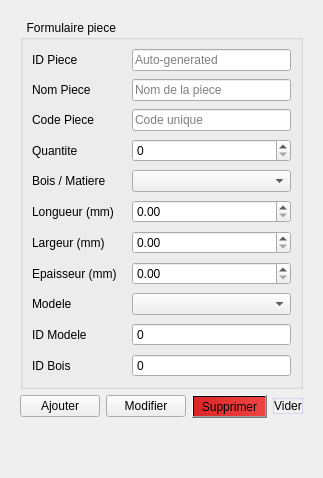
          <widget class="QWidget" name="tab_pc_form">
           <attribute name="title">
            <string>Ajouter / Modifier une piece</string>
           </attribute>
           <layout class="QVBoxLayout" name="vl_pc_form">
            <property name="leftMargin">
             <number>20</number>
            </property>
            <property name="topMargin">
             <number>20</number>
            </property>
            <property name="rightMargin">
             <number>20</number>
            </property>
            <property name="bottomMargin">
             <number>20</number>
            </property>
            <item>
             <widget class="QGroupBox" name="gf_pc">
              <property name="title">
               <string>  Formulaire piece</string>
              </property>
              <layout class="QGridLayout" name="fl_pc">
               <property name="horizontalSpacing">
                <number>15</number>
               </property>
               <property name="verticalSpacing">
                <number>8</number>
               </property>
               <item row="0" column="0">
                <widget class="QLabel" name="lp0">
                 <property name="text">
                  <string>ID Piece</string>
                 </property>
                </widget>
               </item>
               <item row="0" column="1">
                <widget class="QLineEdit" name="pc_id">
                 <property name="maxLength">
                  <number>10</number>
                 </property>
                 <property name="readOnly">
                  <bool>true</bool>
                 </property>
                 <property name="placeholderText">
                  <string>Auto-generated</string>
                 </property>
                </widget>
               </item>
               <item row="1" column="0">
                <widget class="QLabel" name="lp1">
                 <property name="text">
                  <string>Nom Piece</string>
                 </property>
                </widget>
               </item>
               <item row="1" column="1">
                <widget class="QLineEdit" name="pc_nom">
                 <property name="maxLength">
                  <number>100</number>
                 </property>
                 <property name="placeholderText">
                  <string>Nom de la piece</string>
                 </property>
                </widget>
               </item>
               <item row="2" column="0">
                <widget class="QLabel" name="lp2">
                 <property name="text">
                  <string>Code Piece</string>
                 </property>
                </widget>
               </item>
               <item row="2" column="1">
                <widget class="QLineEdit" name="pc_code">
                 <property name="maxLength">
                  <number>50</number>
                 </property>
                 <property name="placeholderText">
                  <string>Code unique</string>
                 </property>
                </widget>
               </item>
               <item row="3" column="0">
                <widget class="QLabel" name="lp3">
                 <property name="text">
                  <string>Quantite</string>
                 </property>
                </widget>
               </item>
               <item row="3" column="1">
                <widget class="QSpinBox" name="pc_qty">
                 <property name="maximum">
                  <number>999999</number>
                 </property>
                </widget>
               </item>
               <item row="4" column="0">
                <widget class="QLabel" name="lp4">
                 <property name="text">
                  <string>Bois / Matiere</string>
                 </property>
                </widget>
               </item>
               <item row="4" column="1">
                <widget class="QComboBox" name="pc_matiere"/>
               </item>
               <item row="5" column="0">
                <widget class="QLabel" name="lp5">
                 <property name="text">
                  <string>Longueur (mm)</string>
                 </property>
                </widget>
               </item>
               <item row="5" column="1">
                <widget class="QDoubleSpinBox" name="pc_long">
                 <property name="decimals">
                  <number>2</number>
                 </property>
                 <property name="maximum">
                  <double>99999.990000000005239</double>
                 </property>
                </widget>
               </item>
               <item row="6" column="0">
                <widget class="QLabel" name="lp6">
                 <property name="text">
                  <string>Largeur (mm)</string>
                 </property>
                </widget>
               </item>
               <item row="6" column="1">
                <widget class="QDoubleSpinBox" name="pc_larg">
                 <property name="decimals">
                  <number>2</number>
                 </property>
                 <property name="maximum">
                  <double>99999.990000000005239</double>
                 </property>
                </widget>
               </item>
               <item row="7" column="0">
                <widget class="QLabel" name="lp7">
                 <property name="text">
                  <string>Epaisseur (mm)</string>
                 </property>
                </widget>
               </item>
               <item row="7" column="1">
                <widget class="QDoubleSpinBox" name="pc_epais">
                 <property name="decimals">
                  <number>2</number>
                 </property>
                 <property name="maximum">
                  <double>99999.990000000005239</double>
                 </property>
                </widget>
               </item>
               <item row="8" column="0">
                <widget class="QLabel" name="lp8">
                 <property name="text">
                  <string>Modele</string>
                 </property>
                </widget>
               </item>
               <item row="8" column="1">
                <widget class="QComboBox" name="pc_modele"/>
               </item>
               <item row="9" column="0">
                <widget class="QLabel" name="lp9">
                 <property name="text">
                  <string>ID Modele</string>
                 </property>
                </widget>
               </item>
               <item row="9" column="1">
                <widget class="QSpinBox" name="pc_idModele">
                 <property name="readOnly">
                  <bool>true</bool>
                 </property>
                 <property name="buttonSymbols">
                  <enum>QAbstractSpinBox::ButtonSymbols::NoButtons</enum>
                 </property>
                 <property name="minimum">
                  <number>0</number>
                 </property>
                 <property name="maximum">
                  <number>999999</number>
                 </property>
                </widget>
               </item>
               <item row="10" column="0">
                <widget class="QLabel" name="lp10">
                 <property name="text">
                  <string>ID Bois</string>
                 </property>
                </widget>
               </item>
               <item row="10" column="1">
                <widget class="QSpinBox" name="pc_idBois">
                 <property name="readOnly">
                  <bool>true</bool>
                 </property>
                 <property name="buttonSymbols">
                  <enum>QAbstractSpinBox::ButtonSymbols::NoButtons</enum>
                 </property>
                 <property name="minimum">
                  <number>0</number>
                 </property>
                 <property name="maximum">
                  <number>999999</number>
                 </property>
                </widget>
               </item>
              </layout>
             </widget>
            </item>
            <item>
             <layout class="QHBoxLayout" name="bl_pc">
              <item>
               <widget class="QPushButton" name="btn_pc_add">
                <property name="text">
                 <string>Ajouter</string>
                </property>
               </widget>
              </item>
              <item>
               <widget class="QPushButton" name="btn_pc_edit">
                <property name="text">
                 <string>Modifier</string>
                </property>
               </widget>
              </item>
              <item>
               <widget class="QPushButton" name="btn_pc_del">
                <property name="styleSheet">
                 <string notr="true">background:qlineargradient(x1:0,y1:0,x2:1,y2:0,stop:0 #dc2626,stop:1 #ef4444);</string>
                </property>
                <property name="text">
                 <string>Supprimer</string>
                </property>
               </widget>
              </item>
              <item>
               <widget class="QPushButton" name="btn_pc_clr">
                <property name="styleSheet">
                 <string notr="true">background:rgba(255,255,255,0.08);border:1px solid rgba(99,102,241,0.2);</string>
                </property>
                <property name="text">
                 <string>Vider</string>
                </property>
               </widget>
              </item>
             </layout>
            </item>
            <item>
             <spacer name="verticalSpacer_pc">
              <property name="orientation">
               <enum>Qt::Orientation::Vertical</enum>
              </property>
              <property name="sizeHint" stdset="0">
               <size>
                <width>20</width>
                <height>40</height>
               </size>
              </property>
             </spacer>
            </item>
           </layout>
          </widget>
